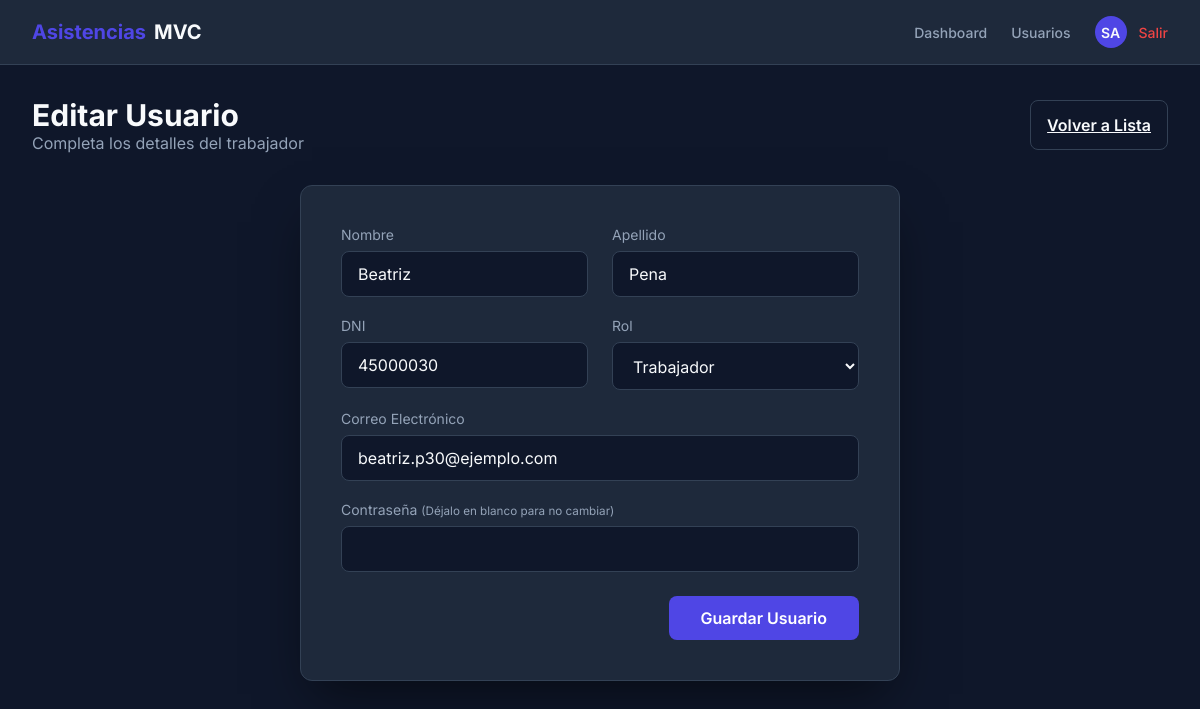
Page /admin/users/edit/33 (signed in) on the committed database.
### tables this page shows
CREATE TABLE `users` (
  `id` int(11) NOT NULL,
  `role_id` int(11) NOT NULL,
  `dni` varchar(20) NOT NULL,
  `first_name` varchar(100) NOT NULL,
  `last_name` varchar(100) NOT NULL,
  `email` varchar(100) NOT NULL,
  `password` varchar(255) NOT NULL,
  `created_at` timestamp NOT NULL DEFAULT current_timestamp(),
  `updated_at` timestamp NOT NULL DEFAULT current_timestamp() ON UPDATE current_timestamp()
);

### system/bootstrap.php (called while the page is built, shortened)
<?php
spl_autoload_register(function ($class) {
    $prefix = '';
    $base_dir = '';
    if (strpos($class, 'App\\') === 0) {
        $prefix = 'App\\';
        $base_dir = APPPATH;
    } elseif (strpos($class, 'System\\') === 0) {
        $prefix = 'System\\';
        $base_dir = SYSTEMPATH;
    }
    if ($prefix !== '') {
        $len = strlen($prefix);
        $relative_class = substr($class, $len);
        $file = $base_dir . str_replace('\\', '/', $relative_class) . '.php';
    }
});
$router = new \System\Router\Router();
$url = isset($_GET['url']) ? rtrim($_GET['url'], '/') : '/';
$router->dispatch($url);

### app/Controllers/Admin.php (called while the page is built, shortened)
<?php
class Admin extends Controller {
    public function userEdit($id) {
        $model = new User();
        $user = $model->getById($id);
        $this->view('admin/user_form', ['user' => $user]);
    }
}

### public/index.php (called while the page is built, shortened)
<?php
require_once SYSTEMPATH . 'bootstrap.php';

### system/Core/Model.php (called while the page is built, shortened)
<?php
class Model {
    public function __construct() {
        $config = new Database();
        try {
            $dsn = "mysql:host={$config->host};dbname={$config->dbname};charset=utf8mb4";
            $this->db = new PDO($dsn, $config->username, $config->password, [
                PDO::ATTR_ERRMODE => PDO::ERRMODE_EXCEPTION,
                PDO::ATTR_DEFAULT_FETCH_MODE => PDO::FETCH_ASSOC,
                PDO::ATTR_EMULATE_PREPARES => false,
            ]);
        } catch (PDOException $e) {
            die("Database connection failed: " . $e->getMessage());
        }
    }
}

### app/Models/User.php (called while the page is built, shortened)
<?php
class User extends Model {
    public function getById($id) {
        $stmt = $this->db->prepare("SELECT * FROM users WHERE id = ?");
        $stmt->execute([$id]);
        return $stmt->fetch();
    }
}

### app/Views/admin/user_form.php (the view, shortened to what this page needs)
<!DOCTYPE html>
<html lang="es">
<head>
    <link rel="stylesheet" href="<?= BASE_URL ?>public/css/style.css">
</head>
<body>
    <?php include APPPATH . 'Views/partials/navbar.php'; ?>
    <div class="container">
        <div class="page-header">
            <div>
                <h1 class="page-title"><?= $user ? 'Editar Usuario' : 'Nuevo Usuario' ?></h1>
                <p style="color: var(--text-muted);">Completa los detalles del trabajador</p>
            </div>
            <a href="<?= BASE_URL ?>admin/users" class="btn btn-outline" style="width: auto;">Volver a Lista</a>
        </div>
        <div class="card" style="max-width: 600px; margin: 0 auto;">
            <form action="<?= BASE_URL ?>admin/users/<?= $user ? 'update/'.$user['id'] : 'store' ?>" method="POST">
                <div class="grid grid-cols-2">
                    <div class="form-group">
                        <label for="first_name">Nombre</label>
                        <input type="text" id="first_name" name="first_name" class="form-control" required value="<?= $user ? htmlspecialchars($user['first_name']) : '' ?>">
                    </div>
                    <div class="form-group">
                        <label for="last_name">Apellido</label>
                        <input type="text" id="last_name" name="last_name" class="form-control" required value="<?= $user ? htmlspecialchars($user['last_name']) : '' ?>">
                    </div>
                </div>
                <div class="grid grid-cols-2">
                    <div class="form-group">
                        <label for="dni">DNI</label>
                        <input type="text" id="dni" name="dni" class="form-control" required value="<?= $user ? htmlspecialchars($user['dni']) : '' ?>">
                    </div>
                    <div class="form-group">
                        <label for="role_id">Rol</label>
                        <select id="role_id" name="role_id" class="form-control" required>
                            <option value="2" <?= ($user && $user['role_id']==2) ? 'selected' : '' ?>>Trabajador</option>
                        </select>
                    </div>
                </div>
                <div class="form-group">
                    <label for="email">Correo Electrónico</label>
                    <input type="email" id="email" name="email" class="form-control" required value="<?= $user ? htmlspecialchars($user['email']) : '' ?>">
                </div>
                <div class="form-group">
                    <label for="password">Contraseña <?= $user ? '<small style="color:var(--text-muted);">(Déjalo en blanco para no cambiar)</small>' : '' ?></label>
                    <input type="password" id="password" name="password" class="form-control" <?= $user ? '' : 'required' ?>>
                </div>
                <div style="text-align: right; margin-top: 1.5rem;">
                    <button type="submit" class="btn btn-primary" style="width: auto; padding: 0.75rem 2rem;">Guardar Usuario</button>
                </div>
            </form>
        </div>
    </div>
    <?php include APPPATH . 'Views/partials/footer.php'; ?>

### system/Router/Router.php (shortened to what this page needs)
<?php
class Router {
    private $routes = [];
    public function add($route, $params) {
        $this->routes[$route] = $params;
    }
    public function dispatch($url) {
        foreach ($this->routes as $route => $params) {
            $routePattern = preg_replace('/\//', '\\/', $route);
            $routePattern = preg_replace('/\{([a-z]+)\}/', '(?P<\1>[a-z0-9-]+)', $routePattern);
            $routePattern = '/^' . $routePattern . '$/i';
            if (preg_match($routePattern, $url, $matches)) {
                $controller = "App\\Controllers\\" . $params['controller'];
                $method = $params['method'];
                if (class_exists($controller)) {
                    $controller_object = new $controller();
                    if (is_callable([$controller_object, $method])) {
                        $args = [];
                        foreach ($matches as $key => $match) {
                            if (is_string($key)) {
                                $args[$key] = $match;
                            }
                        }
                        call_user_func_array([$controller_object, $method], $args);
                    } else {
                        echo "Method $method not found in controller $controller";
                    }
                } else {
                    echo "Controller class $controller not found";
                }
                break;
            }
        }
    }
}

### public/css/style.css (style rules this page uses)
:root { --primary: #4f46e5; --primary-hover: #4338ca; --bg-dark: #0f172a; --bg-card: #1e293b; --text-main: #f8fafc; --text-muted: #94a3b8; --success: #10b981; --danger: #ef4444; --border: #334155; }
* { margin: 0; padding: 0; box-sizing: border-box; font-family: 'Inter', system-ui, -apple-system, sans-serif; }
body { background-color: var(--bg-dark); color: var(--text-main); display: flex; flex-direction: column; min-height: 100vh; }
.card { background-color: var(--bg-card); border-radius: 12px; padding: 2.5rem; width: 100%; max-width: 400px; box-shadow: 0 25px 50px -12px rgba(0, 0, 0, 0.5); border: 1px solid var(--border); backdrop-filter: blur(10px); animation: fadeIn 0.5s ease-out; }
.form-group { margin-bottom: 1.25rem; }
.form-group label { display: block; margin-bottom: 0.5rem; font-size: 0.875rem; color: var(--text-muted); }
.form-control { width: 100%; padding: 0.75rem 1rem; border-radius: 8px; background-color: var(--bg-dark); border: 1px solid var(--border); color: var(--text-main); font-size: 1rem; transition: all 0.3s ease; }
.btn { display: inline-block; width: 100%; padding: 0.875rem 1rem; border-radius: 8px; font-weight: 600; text-align: center; cursor: pointer; transition: all 0.3s ease; border: none; font-size: 1rem; }
.btn-primary { background-color: var(--primary); color: white; }
.btn-outline { background-color: transparent; border: 1px solid var(--border); color: var(--text-main); }
.container { max-width: 1200px; margin: 0 auto; padding: 2rem; width: 100%; }
.page-header { display: flex; justify-content: space-between; align-items: center; margin-bottom: 2rem; }
.page-title { font-size: 1.875rem; font-weight: 700; }
.grid { display: grid; gap: 1.5rem; }
.grid-cols-2 { grid-template-columns: repeat(2, 1fr); }

### rows in the picture
users: first_name "Beatriz", last_name "Pena", dni "45000030", role_id "Trabajador", email "beatriz.p30@ejemplo.com"
